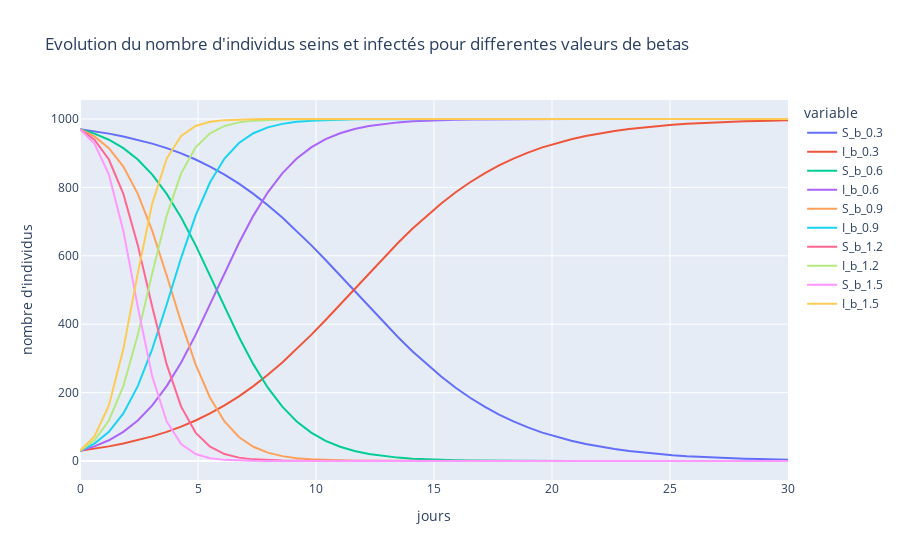

This figure's notebook cell:
### Code cell
# Creation dictionnaire pour renommer les courbes avec les valeurs des betas
dictionnaire = {0: 'S_b_0.3',1: 'I_b_0.3',2: 'S_b_0.6',3: 'I_b_0.6',4: 'S_b_0.9',5: 'I_b_0.9',6: 'S_b_1.2',7: 'I_b_1.2', 8: 'S_b_1.5', 9: 'I_b_1.5' }    

# Transformation données en pandas
dbeta = pd.DataFrame(X_Beta)
dbeta.rename(columns=dictionnaire, inplace=True)
dbeta.insert(0, 'jours', T_B) # ajout du temps en jours en colonne 1

# Affichage du graphique
figure = px.line(dbeta, x='jours', y=['S_b_0.3','I_b_0.3','S_b_0.6','I_b_0.6','S_b_0.9','I_b_0.9','S_b_1.2','I_b_1.2','S_b_1.5','I_b_1.5'], labels=dict(index="temps (en jours)", value="nombre d'individus", title=""), title="Evolution du nombre d'individus seins et infectés pour differentes valeurs de betas")
figure.show()
